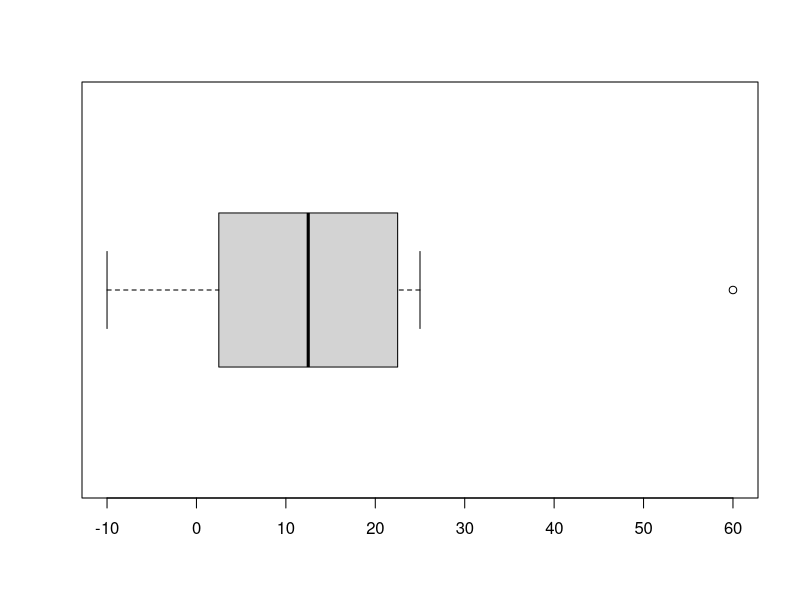

The R source for this figure:
#Q3
treatBefore <- c(85, 70, 40, 65, 80, 75, 55, 20)
treatAfter <- c(75, 50, 50, 40, 20, 65, 40, 25)

par(mfrow = c(1,1))
boxplot(treatBefore-treatAfter, horizontal=T)

wilcox.test(treatBefore, treatAfter, exact=F, paired=T)

# Since the boxplot indicated the paired difference is asymmetrically distributed
# and the sample size is n<30, hence the Wilcoxon signed rank test is applied in
# solving the problem. Based on the results of the analysis, there is no
# statistically significant difference before and after the treatment
# since (P-value=0.05747) > (a=0.05).
